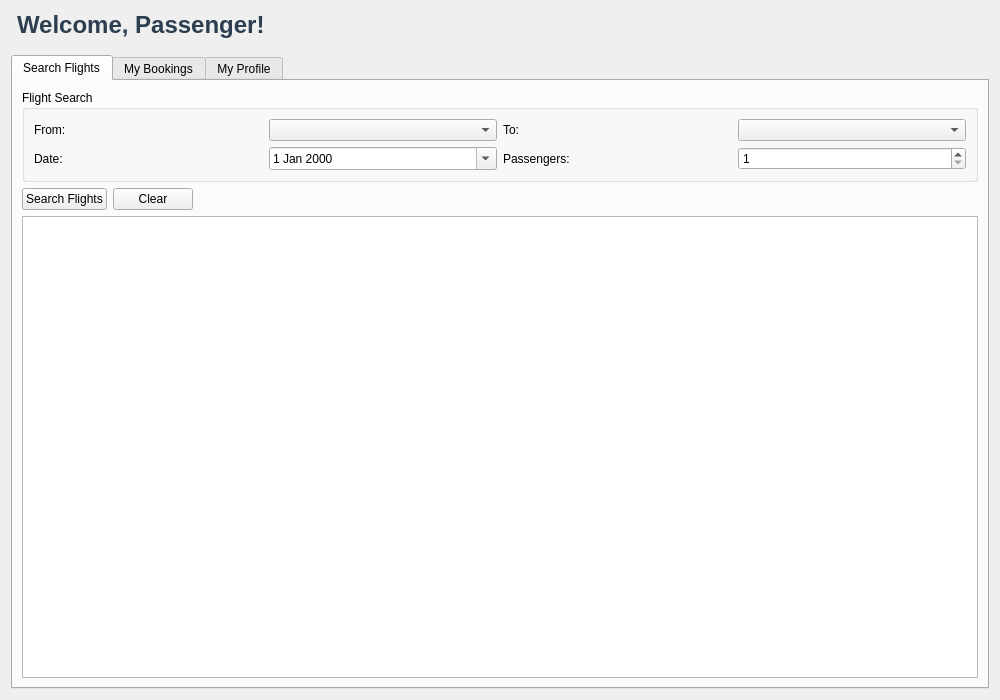
<?xml version="1.0" encoding="UTF-8"?>
<ui version="4.0">
 <class>PassengerWindow</class>
 <widget class="QWidget" name="PassengerWindow">
  <property name="geometry">
   <rect>
    <x>0</x>
    <y>0</y>
    <width>1000</width>
    <height>700</height>
   </rect>
  </property>
  <property name="windowTitle">
   <string>Passenger Dashboard</string>
  </property>
  <layout class="QVBoxLayout" name="verticalLayout">
   <item>
    <widget class="QLabel" name="welcomeLabel">
     <property name="text">
      <string>Welcome, Passenger!</string>
     </property>
     <property name="styleSheet">
      <string>font-size: 24px; font-weight: bold; color: #2c3e50; margin-bottom: 10px;</string>
     </property>
    </widget>
   </item>
   <item>
    <widget class="QTabWidget" name="tabWidget">
     <property name="currentIndex">
      <number>0</number>
     </property>
     <widget class="QWidget" name="searchTab">
      <attribute name="title">
       <string>Search Flights</string>
      </attribute>
      <layout class="QVBoxLayout" name="searchLayout">
       <item>
        <widget class="QGroupBox" name="searchGroup">
         <property name="title">
          <string>Flight Search</string>
         </property>
         <layout class="QGridLayout" name="searchGrid">
          <item row="0" column="0">
           <widget class="QLabel" name="fromLabel">
            <property name="text">
             <string>From:</string>
            </property>
           </widget>
          </item>
          <item row="0" column="1">
           <widget class="QComboBox" name="fromComboBox">
            <property name="placeholderText">
             <string>Select departure city</string>
            </property>
           </widget>
          </item>
          <item row="0" column="2">
           <widget class="QLabel" name="toLabel">
            <property name="text">
             <string>To:</string>
            </property>
           </widget>
          </item>
          <item row="0" column="3">
           <widget class="QComboBox" name="toComboBox">
            <property name="placeholderText">
             <string>Select arrival city</string>
            </property>
           </widget>
          </item>
          <item row="1" column="0">
           <widget class="QLabel" name="dateLabel">
            <property name="text">
             <string>Date:</string>
            </property>
           </widget>
          </item>
          <item row="1" column="1">
           <widget class="QDateEdit" name="dateEdit">
            <property name="calendarPopup">
             <bool>true</bool>
            </property>
           </widget>
          </item>
          <item row="1" column="2">
           <widget class="QLabel" name="passengersLabel">
            <property name="text">
             <string>Passengers:</string>
            </property>
           </widget>
          </item>
          <item row="1" column="3">
           <widget class="QSpinBox" name="passengersSpinBox">
            <property name="minimum">
             <number>1</number>
            </property>
            <property name="maximum">
             <number>10</number>
            </property>
            <property name="value">
             <number>1</number>
            </property>
           </widget>
          </item>
         </layout>
        </widget>
       </item>
       <item>
        <layout class="QHBoxLayout" name="searchButtonsLayout">
         <item>
          <widget class="QPushButton" name="searchButton">
           <property name="text">
            <string>Search Flights</string>
           </property>
          </widget>
         </item>
         <item>
          <widget class="QPushButton" name="clearButton">
           <property name="text">
            <string>Clear</string>
           </property>
          </widget>
         </item>
         <item>
          <spacer name="horizontalSpacer">
           <property name="orientation">
            <enum>Qt::Horizontal</enum>
           </property>
           <property name="sizeHint" stdset="0">
            <size>
             <width>40</width>
             <height>20</height>
            </size>
           </property>
          </spacer>
         </item>
        </layout>
       </item>
       <item>
        <widget class="QTableWidget" name="flightTable">
         <property name="alternatingRowColors">
          <bool>true</bool>
         </property>
         <property name="selectionBehavior">
          <enum>QAbstractItemView::SelectRows</enum>
         </property>
        </widget>
       </item>
      </layout>
     </widget>
     <widget class="QWidget" name="bookingsTab">
      <attribute name="title">
       <string>My Bookings</string>
      </attribute>
      <layout class="QVBoxLayout" name="bookingsLayout">
       <item>
        <widget class="QTableWidget" name="bookingTable">
         <property name="alternatingRowColors">
          <bool>true</bool>
         </property>
         <property name="selectionBehavior">
          <enum>QAbstractItemView::SelectRows</enum>
         </property>
        </widget>
       </item>
       <item>
        <layout class="QHBoxLayout" name="bookingButtonsLayout">
         <item>
          <widget class="QPushButton" name="cancelBookingButton">
           <property name="text">
            <string>Cancel Booking</string>
           </property>
          </widget>
         </item>
         <item>
          <widget class="QPushButton" name="refreshBookingsButton">
           <property name="text">
            <string>Refresh</string>
           </property>
          </widget>
         </item>
         <item>
          <spacer name="horizontalSpacer_2">
           <property name="orientation">
            <enum>Qt::Horizontal</enum>
           </property>
           <property name="sizeHint" stdset="0">
            <size>
             <width>40</width>
             <height>20</height>
            </size>
           </property>
          </spacer>
         </item>
        </layout>
       </item>
      </layout>
     </widget>
     <widget class="QWidget" name="profileTab">
      <attribute name="title">
       <string>My Profile</string>
      </attribute>
      <layout class="QVBoxLayout" name="profileLayout">
       <item>
        <widget class="QGroupBox" name="profileGroup">
         <property name="title">
          <string>Profile Information</string>
         </property>
         <layout class="QFormLayout" name="profileForm">
          <item row="0" column="0">
           <widget class="QLabel" name="usernameLabel">
            <property name="text">
             <string>Username:</string>
            </property>
           </widget>
          </item>
          <item row="0" column="1">
           <widget class="QLineEdit" name="usernameEdit">
            <property name="readOnly">
             <bool>true</bool>
            </property>
           </widget>
          </item>
          <item row="1" column="0">
           <widget class="QLabel" name="emailLabel">
            <property name="text">
             <string>Email:</string>
            </property>
           </widget>
          </item>
          <item row="1" column="1">
           <widget class="QLineEdit" name="emailEdit">
            <property name="readOnly">
             <bool>true</bool>
            </property>
           </widget>
          </item>
          <item row="2" column="0">
           <widget class="QLabel" name="fullNameLabel">
            <property name="text">
             <string>Full Name:</string>
            </property>
           </widget>
          </item>
          <item row="2" column="1">
           <widget class="QLineEdit" name="fullNameEdit">
            <property name="readOnly">
             <bool>true</bool>
            </property>
           </widget>
          </item>
          <item row="3" column="0">
           <widget class="QLabel" name="phoneLabel">
            <property name="text">
             <string>Phone:</string>
            </property>
           </widget>
          </item>
          <item row="3" column="1">
           <widget class="QLineEdit" name="phoneEdit">
            <property name="readOnly">
             <bool>true</bool>
            </property>
           </widget>
          </item>
         </layout>
        </widget>
       </item>
       <item>
        <layout class="QHBoxLayout" name="profileButtonsLayout">
         <item>
          <widget class="QPushButton" name="editProfileButton">
           <property name="text">
            <string>Edit Profile</string>
           </property>
          </widget>
         </item>
         <item>
          <widget class="QPushButton" name="changePasswordButton">
           <property name="text">
            <string>Change Password</string>
           </property>
          </widget>
         </item>
         <item>
          <spacer name="horizontalSpacer_3">
           <property name="orientation">
            <enum>Qt::Horizontal</enum>
           </property>
           <property name="sizeHint" stdset="0">
            <size>
             <width>40</width>
             <height>20</height>
            </size>
           </property>
          </spacer>
         </item>
        </layout>
       </item>
      </layout>
     </widget>
    </widget>
   </item>
  </layout>
 </widget>
 <resources/>
 <connections/>
</ui> 
